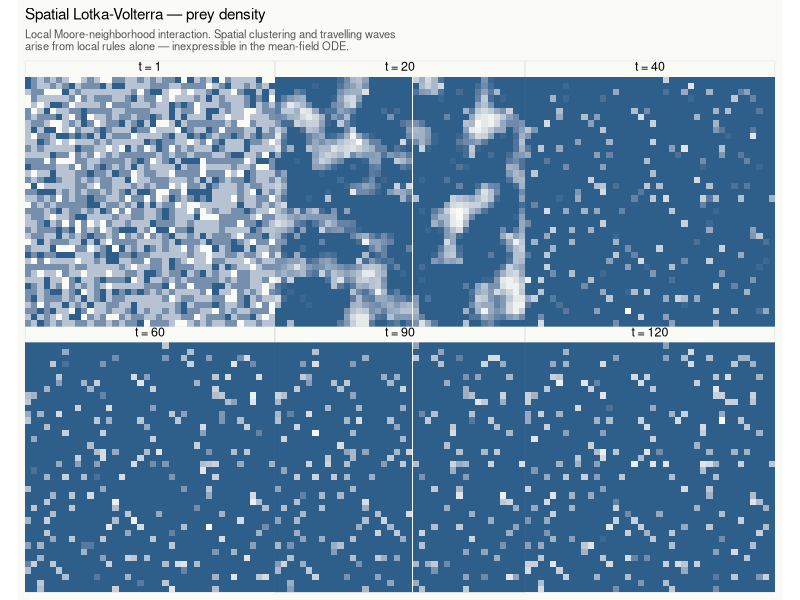

Write the R code that produced this figure.
#!/usr/bin/env Rscript
# Vectorized spatial LV — saves spatial_lv.png (run from slides/)

suppressPackageStartupMessages({
  library(tidyverse)
  library(patchwork)
})

set.seed(2025)
G     <- 40L
T_MAX <- 120L
SNAP  <- c(1L, 20L, 40L, 60L, 90L, 120L)

# Toroidal matrix shift
shift_wrap <- function(m, dr, dc) {
  m[((seq_len(G) - 1L - dr) %% G) + 1L,
    ((seq_len(G) - 1L - dc) %% G) + 1L,
    drop = FALSE]
}

# Sum of all 8 Moore neighbors (vectorized)
nbr_sum <- function(m) {
  shift_wrap(m,-1L,-1L) + shift_wrap(m,-1L, 0L) + shift_wrap(m,-1L, 1L) +
  shift_wrap(m, 0L,-1L) +                          shift_wrap(m, 0L, 1L) +
  shift_wrap(m, 1L,-1L) + shift_wrap(m, 1L, 0L) + shift_wrap(m, 1L, 1L)
}

MAX_CELL <- 20L   # cap per-cell counts to prevent overflow

step <- function(prey, pred,
                 p_birth = 0.22, p_eat = 0.30,
                 p_death = 0.10, p_conv = 0.70) {
  prey <- pmin(prey, MAX_CELL)
  pred <- pmin(pred, MAX_CELL)

  # Prey reproduce; offspring disperse to Moore neighbors
  births   <- matrix(rbinom(G*G, prey, p_birth), G, G)
  new_prey <- pmin(MAX_CELL, prey + round(nbr_sum(births) / 8))

  # Local predation
  enc      <- pmin(new_prey, pred)
  eaten    <- matrix(rbinom(G*G, enc,  p_eat),   G, G)
  new_prey <- pmax(0L, new_prey - eaten)

  # Predator bookkeeping
  born     <- matrix(rbinom(G*G, eaten, p_conv),  G, G)
  died     <- matrix(rbinom(G*G, pred,  p_death), G, G)
  new_pred <- pmin(MAX_CELL, pmax(0L, pred + born - died))

  list(prey = new_prey, pred = new_pred)
}

# Initialise — random scatter
prey <- matrix(rbinom(G*G, 3L, 0.5), G, G)
pred <- matrix(rbinom(G*G, 1L, 0.3), G, G)

cat("Simulating", T_MAX, "steps on", G, "x", G, "grid...\n")
snaps <- list()
if (1L %in% SNAP) snaps[["t = 1"]] <- prey

for (tt in seq(2L, T_MAX)) {
  s    <- step(prey, pred)
  prey <- s$prey; pred <- s$pred
  if (tt %in% SNAP) snaps[[paste("t =", tt)]] <- prey
  if (sum(prey) == 0L || sum(pred) == 0L) { cat("Collapsed at", tt, "\n"); break }
}
cat("Simulation done.\n")

make_panel <- function(mat, label) {
  df <- tibble(
    x    = rep(seq_len(G), each = G),
    y    = rep(seq_len(G), times = G),
    prey = as.vector(mat)
  )
  ggplot(df, aes(x = x, y = y, fill = prey)) +
    geom_tile() +
    scale_fill_gradient(low = "#FAFAF7", high = "#2D5F8A", guide = "none") +
    coord_equal(expand = FALSE) +
    labs(title = label) +
    theme_void() +
    theme(plot.title      = element_text(size = 9, hjust = 0.5,
                                         margin = margin(b = 2)),
          plot.background = element_rect(fill = "#FAFAF7",
                                         color = "#DCDCD4", linewidth = 0.3))
}

cat("Building figure...\n")
panels <- imap(snaps, make_panel)
fig <- wrap_plots(panels, ncol = 3) +
  plot_annotation(
    title    = "Spatial Lotka-Volterra — prey density",
    subtitle = "Local Moore-neighborhood interaction. Spatial clustering and travelling waves\narise from local rules alone — inexpressible in the mean-field ODE.",
    theme    = theme(
      plot.title    = element_text(size = 11, margin = margin(b = 4)),
      plot.subtitle = element_text(size = 8,  color = "#555552"),
      plot.background = element_rect(fill = "#FAFAF7", color = NA)
    )
  )

ggsave("spatial_lv.png", fig, width = 7, height = 5.2, dpi = 150, bg = "#FAFAF7")
cat("Done: spatial_lv.png\n")
